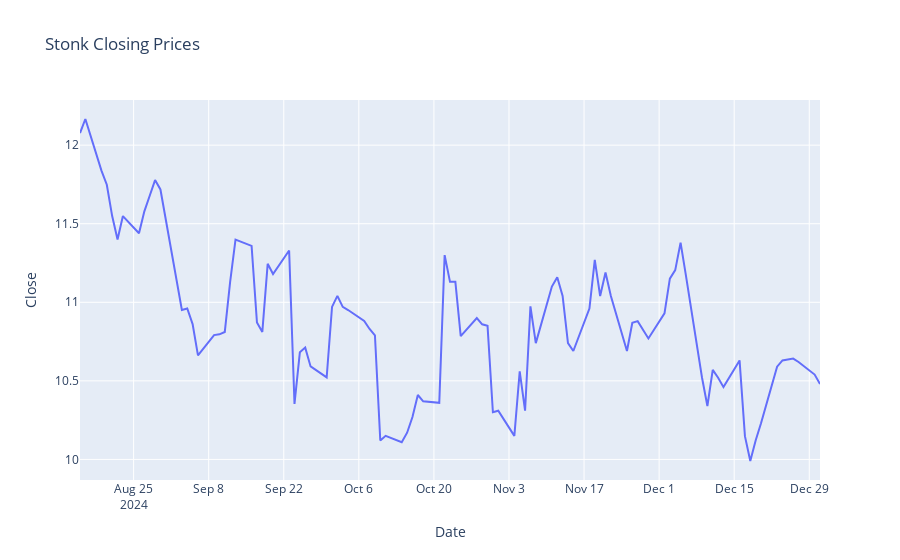

Notebook cell for this chart:
### Code cell
from backend.components.stonk_graph import StonkGraph

stonk_graph = StonkGraph(stonk = "saab")
stonk_graph.date_close(year = 2024)
